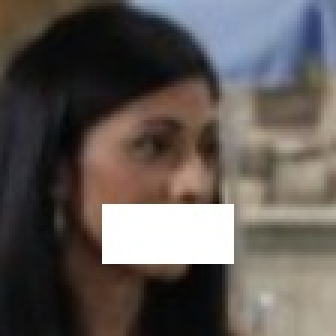
#> input picture debug_img.jpg, 112 x 112 px (shown 3 times larger)
$ python -i train_dataset.py   (imports and definitions only)
#> lines starting #> are read from the running program, lines starting #| are printed output that depends on the picture
#> further down, picture is the input picture: shape (112, 112, 3); mean B, G, R 85.8, 89.4, 96.1
"""
@author: Yuxi Liu
@date: 20230401
@contact: liuyuxi.tongji@gmail.com
"""

import os
import random
import cv2
import torch
import numpy as np
from torch.utils.data import Dataset
import matplotlib.pyplot as plt
from PIL import Image
import copy
'''
landmarks = np.array([[36.2946, 51.5014],
                      [76.5318, 51.5014],
                      [56.0252, 71.7366],
                      [41.5493, 92.2041],
                      [70.7299, 92.2041]
                      ], dtype=np.float32 )
'''
'''
landmarks = np.array([[30.2946, 51.6963],
                      [65.5318, 51.5014],
                      [48.0252, 71.7366],
                      [33.5493, 92.3655],
                      [62.7299, 92.2041]
                      ], dtype=np.float32 )
'''
landmarks = np.array([[45.0, 44.0],
                      [67.0, 44.0],
                      [56.0, 62.0],
                      [41.0, 78.0],
                      [71.0, 78.0]
                      ], dtype=np.float32 )
def transform(image):
    """ Transform a image by cv2.
    """
    image=cv2.resize(image, (112, 112))
    img_size = image.shape[0]
#> img_size = 112
    # random crop
    if random.random() > 0.5:
        crop_size = 9
        x1_offset = np.random.randint(0, crop_size, size=1)[0]
        y1_offset = np.random.randint(0, crop_size, size=1)[0]
        x2_offset = np.random.randint(img_size-crop_size, img_size, size=1)[0]
#> x2_offset = 106
        y2_offset = np.random.randint(img_size-crop_size, img_size, size=1)[0]
#> y2_offset = 106
        image = image[x1_offset:x2_offset,y1_offset:y2_offset]
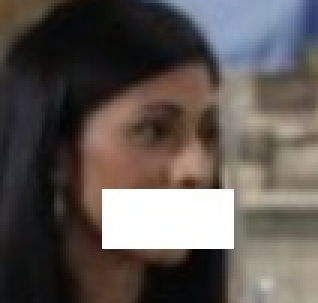
#> image: shape (101, 106, 3) (shown 3 times larger); mean B, G, R 83.2, 87.1, 94.5
        image = cv2.resize(image,(img_size,img_size))
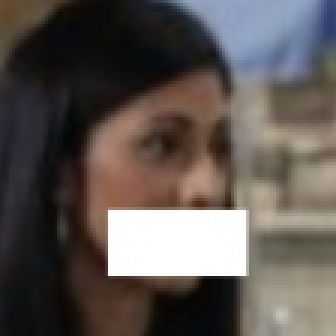
#> image: shape (112, 112, 3) (shown 3 times larger); mean B, G, R 83.1, 87.1, 94.4
    # horizontal flipping
    if random.random() > 0.5:
        image = cv2.flip(image, 1)
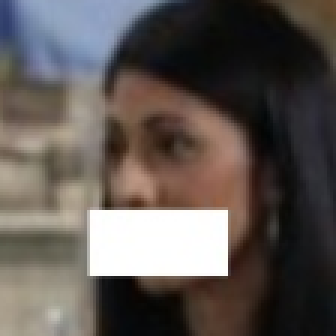
#> image: shape (112, 112, 3) (shown 3 times larger); mean B, G, R 83.1, 87.1, 94.4
    # grayscale conversion
    if random.random() > 0.8:
        image= cv2.cvtColor(image,cv2.COLOR_BGR2GRAY)
    # rotation
    if random.random() > 0.5:
        theta = (random.randint(-10,10)) * np.pi / 180
        M_rotate = np.array([[np.cos(theta), -np.sin(theta), 0],[np.sin(theta), np.cos(theta), 0]], dtype=np.float32)
        image = cv2.warpAffine(image, M_rotate, (img_size, img_size))
    # normalizing
    if image.ndim == 2:
        image = (image - 127.5) * 0.0078125
        new_image = np.zeros([3,img_size,img_size], np.float32)
        new_image[0,:,:] = image
        image = torch.from_numpy(new_image.astype(np.float32))
    else:
        image = (image.transpose((2, 0, 1)) - 127.5) * 0.0078125
#> (the run stopped early here; a loop or call above may not have finished)
